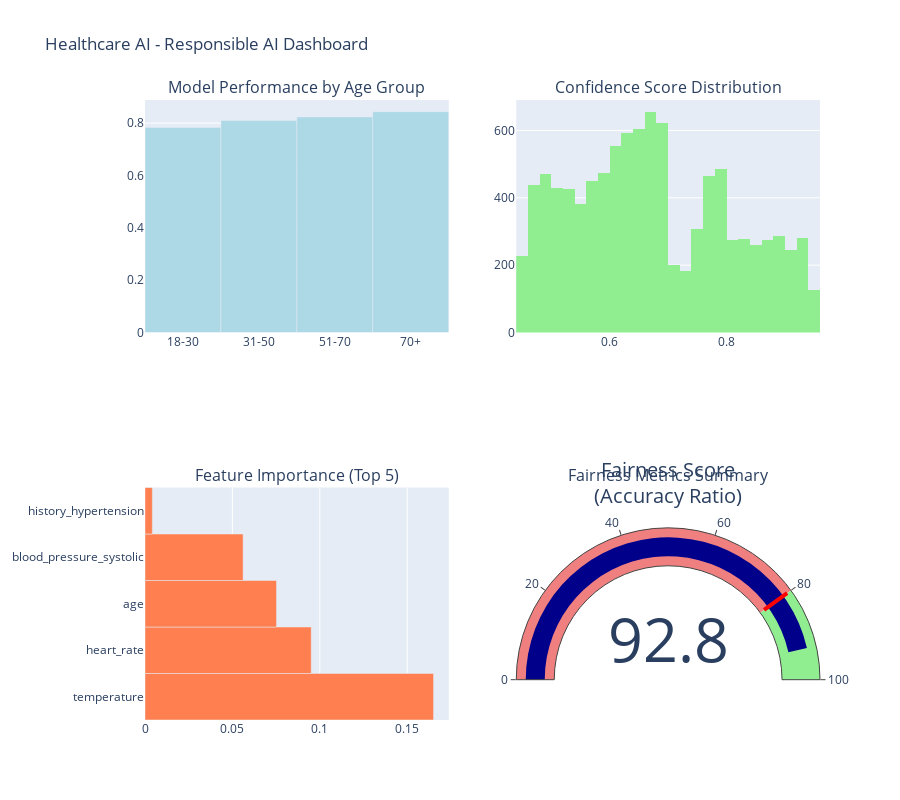

Notebook cell for this chart:
### Markdown cell above
## 6. RAI Dashboard - Executive Summary

Comprehensive view of all RAI metrics for stakeholder reporting.

### Code cell
if df is not None:
    # Create comprehensive RAI dashboard
    from plotly.subplots import make_subplots
    
    fig = make_subplots(
        rows=2, cols=2,
        subplot_titles=(
            'Model Performance by Age Group',
            'Confidence Score Distribution', 
            'Feature Importance (Top 5)',
            'Fairness Metrics Summary'
        ),
        specs=[[{'type': 'bar'}, {'type': 'histogram'}],
               [{'type': 'bar'}, {'type': 'indicator'}]]
    )
    
    # 1. Performance by Age Group
    age_acc = metric_frame_age.by_group['accuracy'].reset_index()
    fig.add_trace(
        go.Bar(x=age_acc['age_group'], y=age_acc['accuracy'], name='Accuracy',
               marker_color='lightblue'),
        row=1, col=1
    )
    
    # 2. Confidence Distribution
    fig.add_trace(
        go.Histogram(x=df['confidence_score'], nbinsx=30, name='Confidence',
                     marker_color='lightgreen'),
        row=1, col=2
    )
    
    # 3. Top Feature Importance
    top_features = feature_importance.head(5)
    fig.add_trace(
        go.Bar(x=top_features['importance'], y=top_features['feature'],
               orientation='h', name='Importance', marker_color='coral'),
        row=2, col=1
    )
    
    # 4. Fairness Score Indicator (use minimum ratio across demographics)
    fairness_score = min(age_accuracy_ratio, eth_accuracy_ratio) * 100  # Convert to percentage
    fig.add_trace(
        go.Indicator(
            mode="gauge+number",
            value=fairness_score,
            title={'text': "Fairness Score<br>(Accuracy Ratio)"},
            gauge={
                'axis': {'range': [0, 100]},
                'bar': {'color': "darkblue"},
                'steps': [
                    {'range': [0, 80], 'color': "lightcoral"},
                    {'range': [80, 100], 'color': "lightgreen"}
                ],
                'threshold': {
                    'line': {'color': "red", 'width': 4},
                    'thickness': 0.75,
                    'value': 80
                }
            }
        ),
        row=2, col=2
    )
    
    fig.update_layout(
        title_text="Healthcare AI - Responsible AI Dashboard",
        showlegend=False,
        height=800
    )
    
    fig.show()
    
    print("\n" + "="*70)
    print("RESPONSIBLE AI SCORECARD")
    print("="*70)
    print(f"\n✓ Fairness Score: {fairness_score:.1f}/100 {'✓ PASS' if fairness_score >= 80 else '⚠️ NEEDS IMPROVEMENT'}")
    print(f"✓ Overall Accuracy: {df['prediction_correct'].mean()*100:.1f}%")
    print(f"✓ High Confidence Cases: {high_confidence.mean()*100:.1f}%")
    print(f"✓ Explainability: SHAP values available for all predictions")
    print(f"✓ Safety Controls: Content filtering active")
    print(f"✓ Audit Trail: {len(df):,} predictions logged")
    print("\n" + "="*70)

### Figure 1 — Plotly figure (JSON) as saved in the notebook; plotly's stock layout.template omitted (floating-point values rounded to 4 significant figures; data arrays with more than 128 entries replaced by an {"elided": "..."} marker saying what was removed)
{"data": [{"marker": {"color": "lightblue"}, "name": "Accuracy", "type": "bar", "x": ["18-30", "31-50", "51-70", "70+"], "xaxis": "x", "y": [0.7835, 0.8101, 0.8236, 0.844], "yaxis": "y"}, {"marker": {"color": "lightgreen"}, "name": "Confidence", "nbinsx": 30, "type": "histogram", "x": {"elided": "10000 float values"}, "xaxis": "x2", "yaxis": "y2"}, {"marker": {"color": "coral"}, "name": "Importance", "orientation": "h", "type": "bar", "x": [0.1651, 0.09508, 0.07524, 0.05613, 0.004192], "xaxis": "x3", "y": ["temperature", "heart_rate", "age", "blood_pressure_systolic", "history_hypertension"], "yaxis": "y3"}, {"domain": {"x": [0.55, 1], "y": [0, 0.375]}, "gauge": {"axis": {"range": [0, 100]}, "bar": {"color": "darkblue"}, "steps": [{"color": "lightcoral", "range": [0, 80]}, {"color": "lightgreen", "range": [80, 100]}], "threshold": {"line": {"color": "red", "width": 4}, "thickness": 0.75, "value": 80}}, "mode": "gauge+number", "title": {"text": "Fairness Score<br>(Accuracy Ratio)"}, "type": "indicator", "value": 92.83}], "layout": {"annotations": [{"font": {"size": 16}, "showarrow": false, "text": "Model Performance by Age Group", "x": 0.225, "xanchor": "center", "xref": "paper", "y": 1, "yanchor": "bottom", "yref": "paper"}, {"font": {"size": 16}, "showarrow": false, "text": "Confidence Score Distribution", "x": 0.775, "xanchor": "center", "xref": "paper", "y": 1, "yanchor": "bottom", "yref": "paper"}, {"font": {"size": 16}, "showarrow": false, "text": "Feature Importance (Top 5)", "x": 0.225, "xanchor": "center", "xref": "paper", "y": 0.375, "yanchor": "bottom", "yref": "paper"}, {"font": {"size": 16}, "showarrow": false, "text": "Fairness Metrics Summary", "x": 0.775, "xanchor": "center", "xref": "paper", "y": 0.375, "yanchor": "bottom", "yref": "paper"}], "height": 800, "showlegend": false, "title": {"text": "Healthcare AI - Responsible AI Dashboard"}, "xaxis": {"anchor": "y", "domain": [0, 0.45]}, "xaxis2": {"anchor": "y2", "domain": [0.55, 1]}, "xaxis3": {"anchor": "y3", "domain": [0, 0.45]}, "yaxis": {"anchor": "x", "domain": [0.625, 1]}, "yaxis2": {"anchor": "x2", "domain": [0.625, 1]}, "yaxis3": {"anchor": "x3", "domain": [0, 0.375]}}}
